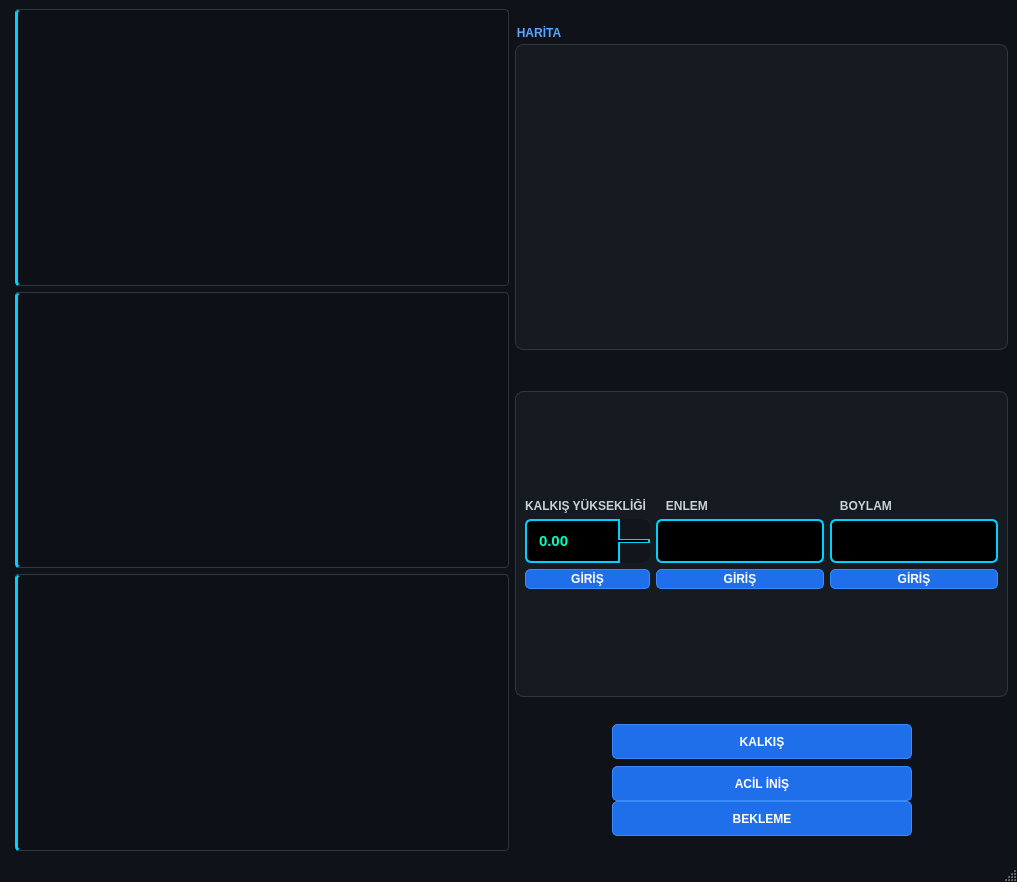
<?xml version="1.0" encoding="UTF-8"?>
<ui version="4.0">
 <class>MainWindow</class>
 <widget class="QMainWindow" name="MainWindow">
  <property name="geometry">
   <rect>
    <x>0</x>
    <y>0</y>
    <width>1017</width>
    <height>882</height>
   </rect>
  </property>
  <property name="sizePolicy">
   <sizepolicy hsizetype="Expanding" vsizetype="Expanding">
    <horstretch>0</horstretch>
    <verstretch>0</verstretch>
   </sizepolicy>
  </property>
  <property name="windowTitle">
   <string>MainWindow</string>
  </property>
  <property name="styleSheet">
   <string notr="true">/* TÜM PENCERE ARKA PLANI */
QMainWindow { 
    background-color: #0F1219; 
}

/* TEXT EDIT - LOG VE MESAJ EKRANI */
QTextEdit {
    background-color: #0D1117; 
    color: #00FFC2;           
    border: 1px solid #30363D;
    border-left: 3px solid #00D1FF; 
    border-radius: 4px;
    font-family: 'Consolas', 'Monaco', 'Courier New'; 
    font-size: 11px;
    padding: 8px;
}

/* KAYDIRMA ÇUBUĞU TASARIMI (Scrollbar) */
QScrollBar:vertical {
    border: none;
    background: #161B22;
    width: 10px;
    margin: 0px;
}
QScrollBar::handle:vertical {
    background: #30363D;
    min-height: 20px;
    border-radius: 5px;
}
QScrollBar::handle:vertical:hover {
    background: #00D1FF; 
}

/* GRUP KUTULARI (İHA Panelleri) */
QGroupBox {
    background-color: #161B22;
    border: 1px solid #30363D;
    border-radius: 8px;
    margin-top: 20px;
    color: #58A6FF;
    font-weight: bold;
}

/* LCD GÖSTERGELER */
QLCDNumber {
    background-color: #000000;
    color: #00FFC2;
    border: 1px solid #30363D;
}

/* BUTONLAR */
QPushButton {
    background-color: #1F6FEB;
    color: white;
    border-radius: 5px;
    font-weight: bold;
    border: 1px solid #388BFD;
}

QPushButton:hover {
    background-color: #388BFD;
}

QPushButton:disabled {
    background-color: #21262D;
    color: #8B949E;
}

/* --- SADECE EKLENEN BATARYA KISMI --- */
QProgressBar {
    border: 1px solid #30363D;
    border-radius: 4px;
    text-align: center;
    background-color: #0D1117;
    color: white;
    font-weight: bold;
}

QProgressBar::chunk {
    background-color: #00F2FF; 
    width: 4px;                
    margin: 1px;               
}

/* --- SADECE EKLEDİĞİMİZ ETİKETLER --- */
QLabel {
    color: #C9D1D9;
    font-weight: bold;
    background: transparent;
}</string>
  </property>
  <widget class="QWidget" name="centralwidget">
   <layout class="QGridLayout" name="gridLayout_4">
    <item row="0" column="5">
     <layout class="QVBoxLayout" name="verticalLayout_6" stretch="0,0,0">
      <item>
       <widget class="QTextEdit" name="textEdit_2"/>
      </item>
      <item>
       <widget class="QTextEdit" name="textEdit"/>
      </item>
      <item>
       <widget class="QTextEdit" name="textEdit_3"/>
      </item>
     </layout>
    </item>
    <item row="0" column="1">
     <widget class="QFrame" name="frame">
      <property name="sizePolicy">
       <sizepolicy hsizetype="Preferred" vsizetype="Expanding">
        <horstretch>0</horstretch>
        <verstretch>0</verstretch>
       </sizepolicy>
      </property>
      <property name="frameShape">
       <enum>QFrame::StyledPanel</enum>
      </property>
      <property name="frameShadow">
       <enum>QFrame::Raised</enum>
      </property>
      <widget class="QWidget" name="gridLayoutWidget">
       <property name="geometry">
        <rect>
         <x>0</x>
         <y>0</y>
         <width>20</width>
         <height>851</height>
        </rect>
       </property>
       <layout class="QGridLayout" name="gridLayout_2"/>
      </widget>
     </widget>
    </item>
    <item row="0" column="0">
     <layout class="QVBoxLayout" name="verticalLayout_2">
      <property name="spacing">
       <number>10</number>
      </property>
     </layout>
    </item>
    <item row="0" column="6">
     <layout class="QGridLayout" name="gridLayout_5">
      <property name="horizontalSpacing">
       <number>7</number>
      </property>
      <item row="2" column="0">
       <layout class="QGridLayout" name="gridLayout_10" columnstretch="0,0,0">
        <item row="0" column="1">
         <widget class="QPushButton" name="pushButton">
          <property name="sizePolicy">
           <sizepolicy hsizetype="Expanding" vsizetype="Fixed">
            <horstretch>0</horstretch>
            <verstretch>0</verstretch>
           </sizepolicy>
          </property>
          <property name="minimumSize">
           <size>
            <width>300</width>
            <height>35</height>
           </size>
          </property>
          <property name="text">
           <string>KALKIŞ</string>
          </property>
         </widget>
        </item>
        <item row="0" column="0">
         <spacer name="horizontalSpacer">
          <property name="orientation">
           <enum>Qt::Horizontal</enum>
          </property>
          <property name="sizeHint" stdset="0">
           <size>
            <width>48</width>
            <height>48</height>
           </size>
          </property>
         </spacer>
        </item>
        <item row="2" column="1">
         <widget class="QPushButton" name="pushButton_3">
          <property name="sizePolicy">
           <sizepolicy hsizetype="Expanding" vsizetype="Fixed">
            <horstretch>0</horstretch>
            <verstretch>0</verstretch>
           </sizepolicy>
          </property>
          <property name="minimumSize">
           <size>
            <width>0</width>
            <height>35</height>
           </size>
          </property>
          <property name="text">
           <string>BEKLEME</string>
          </property>
         </widget>
        </item>
        <item row="0" column="2">
         <spacer name="horizontalSpacer_3">
          <property name="orientation">
           <enum>Qt::Horizontal</enum>
          </property>
          <property name="sizeHint" stdset="0">
           <size>
            <width>40</width>
            <height>20</height>
           </size>
          </property>
         </spacer>
        </item>
        <item row="1" column="1">
         <widget class="QPushButton" name="pushButton_2">
          <property name="sizePolicy">
           <sizepolicy hsizetype="Expanding" vsizetype="Fixed">
            <horstretch>0</horstretch>
            <verstretch>0</verstretch>
           </sizepolicy>
          </property>
          <property name="minimumSize">
           <size>
            <width>0</width>
            <height>35</height>
           </size>
          </property>
          <property name="text">
           <string>ACİL İNİŞ</string>
          </property>
         </widget>
        </item>
       </layout>
      </item>
      <item row="0" column="0">
       <widget class="QGroupBox" name="groupBox_5">
        <property name="sizePolicy">
         <sizepolicy hsizetype="Fixed" vsizetype="Fixed">
          <horstretch>0</horstretch>
          <verstretch>0</verstretch>
         </sizepolicy>
        </property>
        <property name="maximumSize">
         <size>
          <width>639</width>
          <height>326</height>
         </size>
        </property>
        <property name="title">
         <string>HARİTA</string>
        </property>
       </widget>
      </item>
      <item row="1" column="0">
       <widget class="QGroupBox" name="groupBox_6">
        <property name="sizePolicy">
         <sizepolicy hsizetype="Expanding" vsizetype="Expanding">
          <horstretch>0</horstretch>
          <verstretch>0</verstretch>
         </sizepolicy>
        </property>
        <property name="maximumSize">
         <size>
          <width>639</width>
          <height>326</height>
         </size>
        </property>
        <property name="title">
         <string/>
        </property>
        <layout class="QGridLayout" name="gridLayout">
         <item row="0" column="0">
          <layout class="QGridLayout" name="gridLayout_6">
           <item row="0" column="0">
            <layout class="QGridLayout" name="gridLayout_7">
             <item row="1" column="0">
              <widget class="QLabel" name="label">
               <property name="text">
                <string>KALKIŞ YÜKSEKLİĞİ</string>
               </property>
              </widget>
             </item>
             <item row="1" column="1" rowspan="3">
              <layout class="QGridLayout" name="gridLayout_8">
               <item row="5" column="0">
                <widget class="QPushButton" name="pushButton_6">
                 <property name="sizePolicy">
                  <sizepolicy hsizetype="Expanding" vsizetype="Fixed">
                   <horstretch>0</horstretch>
                   <verstretch>0</verstretch>
                  </sizepolicy>
                 </property>
                 <property name="minimumSize">
                  <size>
                   <width>0</width>
                   <height>20</height>
                  </size>
                 </property>
                 <property name="text">
                  <string>GİRİŞ</string>
                 </property>
                </widget>
               </item>
               <item row="4" column="0">
                <widget class="QLineEdit" name="lineEdit_2">
                 <property name="sizePolicy">
                  <sizepolicy hsizetype="Expanding" vsizetype="Fixed">
                   <horstretch>0</horstretch>
                   <verstretch>0</verstretch>
                  </sizepolicy>
                 </property>
                 <property name="styleSheet">
                  <string notr="true">QLineEdit {
    background-color: #000000;
    color: white; /* Yazılar tamamen beyaz */
    border: 1.5px solid #00D1FF; /* Senin ikonik turkuaz çerçeven */
    border-radius: 6px;
    padding-left: 12px;
    padding-right: 12px;
    font-family: 'Consolas', monospace; /* Teknik/Kod fontu */
    font-size: 15px;
    font-weight: bold;
    min-height: 40px;
}

/* Kutuya tıklandığında (Odaklandığında) */
QLineEdit:focus {
    border: 2px solid #00FFC2; /* Daha parlak bir turkuaz/yeşil vurgu */
    background-color: #050505;
}

/* Mouse ile üzerine gelindiğinde hafif parlasın */
QLineEdit:hover {
    border: 1.5px solid #ffffff; /* Çerçeve beyaza yaklaşsın */
}

/* Yazı yazılamaz (Pasif) durumdayken */
QLineEdit:disabled {
    background-color: #12161c;
    color: #555555;
    border: 1.5px solid #333333;
}</string>
                 </property>
                 <property name="inputMask">
                  <string/>
                 </property>
                </widget>
               </item>
               <item row="4" column="1">
                <widget class="QLineEdit" name="lineEdit">
                 <property name="sizePolicy">
                  <sizepolicy hsizetype="Expanding" vsizetype="Fixed">
                   <horstretch>0</horstretch>
                   <verstretch>0</verstretch>
                  </sizepolicy>
                 </property>
                 <property name="styleSheet">
                  <string notr="true">QLineEdit {
    background-color: #000000;
    color: white; /* Yazılar tamamen beyaz */
    border: 1.5px solid #00D1FF; /* Senin ikonik turkuaz çerçeven */
    border-radius: 6px;
    padding-left: 12px;
    padding-right: 12px;
    font-family: 'Consolas', monospace; /* Teknik/Kod fontu */
    font-size: 15px;
    font-weight: bold;
    min-height: 40px;
}

/* Kutuya tıklandığında (Odaklandığında) */
QLineEdit:focus {
    border: 2px solid #00FFC2; /* Daha parlak bir turkuaz/yeşil vurgu */
    background-color: #050505;
}

/* Mouse ile üzerine gelindiğinde hafif parlasın */
QLineEdit:hover {
    border: 1.5px solid #ffffff; /* Çerçeve beyaza yaklaşsın */
}

/* Yazı yazılamaz (Pasif) durumdayken */
QLineEdit:disabled {
    background-color: #12161c;
    color: #555555;
    border: 1.5px solid #333333;
}</string>
                 </property>
                </widget>
               </item>
               <item row="5" column="1">
                <widget class="QPushButton" name="pushButton_5">
                 <property name="sizePolicy">
                  <sizepolicy hsizetype="Expanding" vsizetype="Fixed">
                   <horstretch>0</horstretch>
                   <verstretch>0</verstretch>
                  </sizepolicy>
                 </property>
                 <property name="minimumSize">
                  <size>
                   <width>0</width>
                   <height>20</height>
                  </size>
                 </property>
                 <property name="text">
                  <string>GİRİŞ</string>
                 </property>
                </widget>
               </item>
               <item row="1" column="1" rowspan="2">
                <layout class="QGridLayout" name="gridLayout_9">
                 <item row="1" column="0">
                  <widget class="QLabel" name="label_4">
                   <property name="text">
                    <string>   BOYLAM</string>
                   </property>
                  </widget>
                 </item>
                </layout>
               </item>
               <item row="1" column="0" rowspan="2">
                <widget class="QLabel" name="label_3">
                 <property name="text">
                  <string>   ENLEM</string>
                 </property>
                </widget>
               </item>
              </layout>
             </item>
             <item row="4" column="0">
              <spacer name="verticalSpacer">
               <property name="orientation">
                <enum>Qt::Vertical</enum>
               </property>
               <property name="sizeHint" stdset="0">
                <size>
                 <width>20</width>
                 <height>40</height>
                </size>
               </property>
              </spacer>
             </item>
             <item row="2" column="0">
              <widget class="QDoubleSpinBox" name="doubleSpinBox">
               <property name="sizePolicy">
                <sizepolicy hsizetype="Expanding" vsizetype="Fixed">
                 <horstretch>0</horstretch>
                 <verstretch>0</verstretch>
                </sizepolicy>
               </property>
               <property name="styleSheet">
                <string notr="true">/* Ana Kutu - Dış çerçeve burada tanımlanır */
QDoubleSpinBox {
    background-color: #000000;
    color: #00FFC2;
    border: 1.5px solid #00D1FF; /* Ana Turkuaz Çerçeve */
    border-radius: 6px;
    padding-left: 10px;
    font-family: 'Consolas', monospace;
    font-size: 15px;
    font-weight: bold;
    min-height: 40px;
}

/* Yukarı Butonu */
QDoubleSpinBox::up-button {
    subcontrol-origin: border;
    subcontrol-position: top right;
    width: 30px;
    height: 20px;
    background-color: #12161c;
    /* ÖNEMLİ: Çerçevenin ana kutuyla çakışmaması için sağ ve üst kenarı şeffaf yapıyoruz */
    border-left: 1.5px solid #00D1FF;
    border-bottom: 0.75px solid #00D1FF;
    border-top-right-radius: 5px;
}

/* Aşağı Butonu */
QDoubleSpinBox::down-button {
    subcontrol-origin: border;
    subcontrol-position: bottom right;
    width: 30px;
    height: 20px;
    background-color: #12161c;
    /* Sağ ve alt kenar ana kutunun çerçevesini kullansın diye boş bırakılır */
    border-left: 1.5px solid #00D1FF;
    border-top: 0.75px solid #00D1FF;
    border-bottom-right-radius: 5px;
}

/* İşaretler (Genişlikleri ve konumları sabitlendi) */
QDoubleSpinBox::up-arrow {
    image: none;
    background-color: #00FFC2;
    width: 12px; height: 2px;
    border-left: 5px solid #12161c; /* Dikey boşluk hilesi */
    border-right: 5px solid #12161c;
}

QDoubleSpinBox::down-arrow {
    image: none;
    background-color: #FF3131;
    width: 12px; height: 2px;
}

/* HOVER DURUMLARI - Çerçevenin bozulmaması için sadece iç rengi değiştirir */
QDoubleSpinBox::up-button:hover { background-color: #00D1FF; }
QDoubleSpinBox::down-button:hover { background-color: #FF3131; }</string>
               </property>
               <property name="wrapping">
                <bool>false</bool>
               </property>
               <property name="readOnly">
                <bool>false</bool>
               </property>
               <property name="buttonSymbols">
                <enum>QAbstractSpinBox::PlusMinus</enum>
               </property>
              </widget>
             </item>
             <item row="3" column="0">
              <widget class="QPushButton" name="pushButton_4">
               <property name="sizePolicy">
                <sizepolicy hsizetype="Expanding" vsizetype="Fixed">
                 <horstretch>0</horstretch>
                 <verstretch>0</verstretch>
                </sizepolicy>
               </property>
               <property name="minimumSize">
                <size>
                 <width>0</width>
                 <height>20</height>
                </size>
               </property>
               <property name="text">
                <string>GİRİŞ</string>
               </property>
              </widget>
             </item>
             <item row="0" column="0">
              <spacer name="verticalSpacer_2">
               <property name="orientation">
                <enum>Qt::Vertical</enum>
               </property>
               <property name="sizeHint" stdset="0">
                <size>
                 <width>20</width>
                 <height>40</height>
                </size>
               </property>
              </spacer>
             </item>
            </layout>
           </item>
          </layout>
         </item>
        </layout>
       </widget>
      </item>
     </layout>
    </item>
   </layout>
  </widget>
  <widget class="QMenuBar" name="menubar">
   <property name="geometry">
    <rect>
     <x>0</x>
     <y>0</y>
     <width>1017</width>
     <height>24</height>
    </rect>
   </property>
  </widget>
  <widget class="QStatusBar" name="statusbar"/>
 </widget>
 <resources/>
 <connections/>
</ui>
